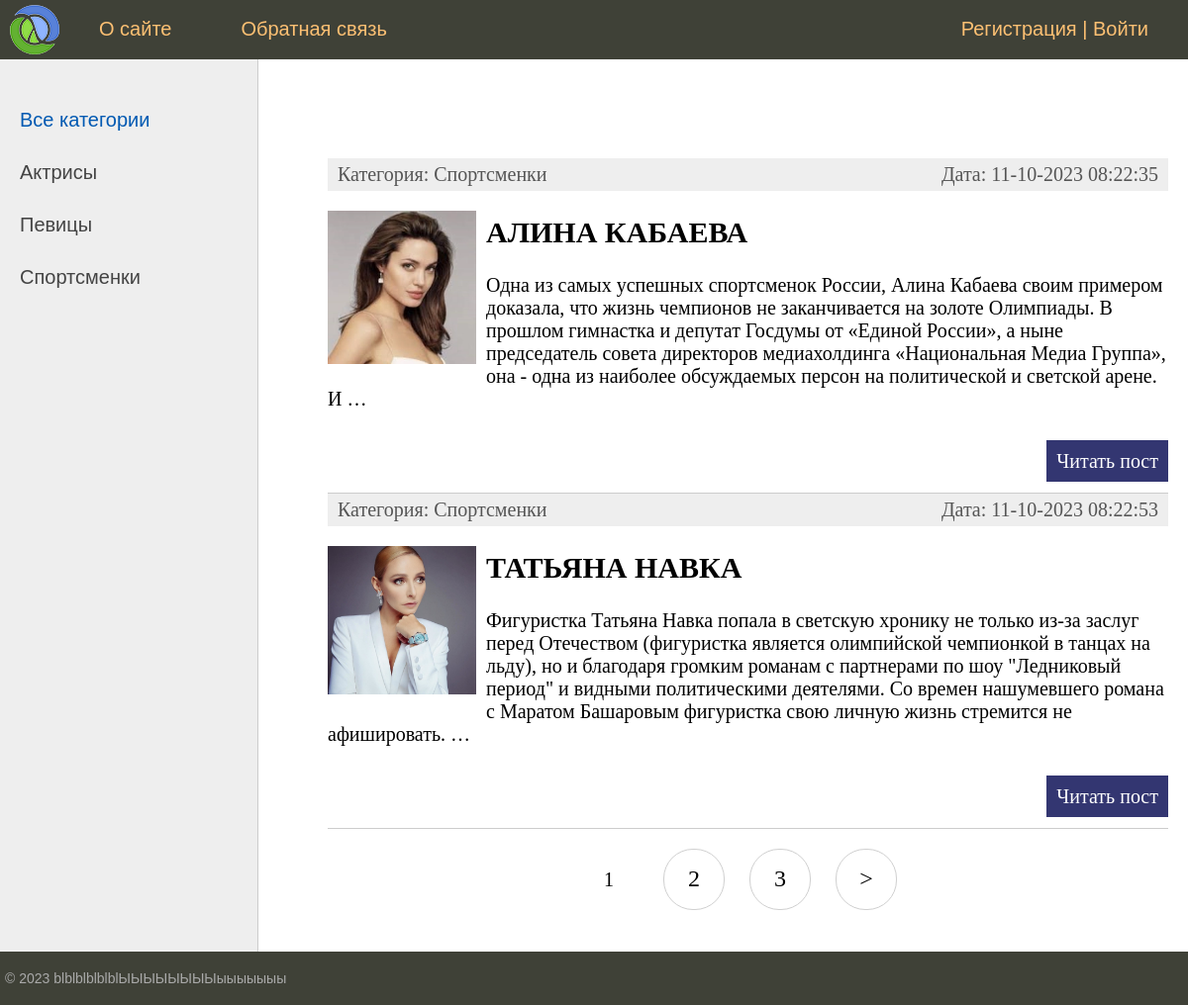
The page / on the database its author committed.
### women/models.py (models this page shows, shortened)
class Category(models.Model):
    name = models.CharField(max_length=100, db_index=True, verbose_name="Категория")
    slug = models.SlugField(max_length=255, unique=True, db_index=True, verbose_name="URL")
    def __str__(self):
        return self.name
    def get_absolute_url(self):
        return reverse('category', kwargs={'cat_slug': self.slug})
    class Meta:
        verbose_name = 'Категория'
        verbose_name_plural = 'Категории'
        ordering = ['id']

class Women(models.Model):
    title = models.CharField(max_length=255, verbose_name="Заголовок")
    slug = models.SlugField(max_length=255, unique=True, db_index=True, verbose_name="URL")
    content = models.TextField(blank=True, verbose_name="Текст статьи")
    photo = models.ImageField(upload_to="photos/%Y/%m/%d/", verbose_name="Фото")
    time_create = models.DateTimeField(auto_now_add=True, verbose_name="Время создания")
    time_update = models.DateTimeField(auto_now=True, verbose_name="Время изменения")
    is_published = models.BooleanField(default=True, verbose_name="Публикация")
    cat = models.ForeignKey('Category', on_delete=models.PROTECT, verbose_name="Категории")
    def get_absolute_url(self):
        return reverse('post', kwargs={'post_slug': self.slug})
    class Meta:
        verbose_name = 'Известные женщины'
        verbose_name_plural = 'Известные женщины'
        ordering = ['id']

### women/views.py (the view)
# urls.py: path('', WomenHome.as_view(), name='home'),
class WomenHome(DataMixin, ListView):
    model = Women
    template_name = 'women/index.html'
    context_object_name = 'posts'
    def get_context_data(self, *, object_list=None, **kwargs):
        context = super().get_context_data(**kwargs)
        c_def = self.get_user_context(title="Главная страница")
        return dict(list(context.items()) + list(c_def.items()))
    def get_queryset(self):
        return Women.objects.filter(is_published=True)

### women/utils.py (called while the page is built)
    def get_user_context(self, **kwargs):
        context = kwargs
        cats = Category.objects.annotate(Count('women'))
        user_menu = menu.copy()
        if not self.request.user.is_authenticated:
            user_menu.pop(1)
        context['menu'] = user_menu
        context['cats'] = cats
        if 'cat_selected' not in context:
            context['cat_selected'] = 0
        return context

### women/templates/women/index.html (shortened to what this page needs)
{% extends 'women/base.html' %}
{% block content %}
<ul class="list-articles">
	{% for p in posts %}
			<li><div class="article-panel">
	<p class="first">Категория: {{p.cat}}</p>
	<p class="last">Дата: {{p.time_update|date:"d-m-Y H:i:s"}}</p>
</div>
{% if p.photo %}
	<p><img class="img-article-left thumb" src="{{p.photo.url}}"></p>
{% endif %}
				<h2>{{p.title}}</h2>
	{% autoescape on %}
	{{p.content|linebreaks|truncatewords:50}}
	{% endautoescape %}
			<p class="link-read-post"><a href="{{ p.get_absolute_url }}">Читать пост</a></p>
			</li>
	{% endfor %}
</ul>
{% endblock %}

### women/templates/women/base.html (shortened to what this page needs)
{% load static %}
{% load women_tags %}
<!DOCTYPE html>
<html>
<head>
	<link type="text/css" href="{% static 'women/css/styles.css' %}" rel="stylesheet" />
</head>
<body>
<table class="table-page" border=0 cellpadding="0" cellspacing="0">
<tr><td valign=top>
{% block mainmenu %}
		<div class="header">
			<ul id="mainmenu" class="mainmenu">
			<li class="logo"><a href="{% url 'home' %}"><div class="logo"></div></a></li>
{% for m in menu %}
			<li><a href="{% url m.url_name %}">{{m.title}}</a></li>
{% endfor %}
				{% if request.user.is_authenticated %}
				<li class="last"> {{user.username}} | <a href="{% url 'logout' %}">Выйти</a></li>
				{% else %}
				<li class="last"><a href="{% url 'register' %}">Регистрация</a> | <a href="{% url 'login' %}">Войти</a></li>
				{% endif %}
			</ul>
		</div>
{% endblock mainmenu %}
<table class="table-content" border=0 cellpadding="0" cellspacing="0">
<tr>
	<td valign="top" class="left-chapters">
	<ul id="leftchapters">
{% if cat_selected == 0 %}
		<li class="selected">Все категории</li>
{% else %}
		<li><a href="{% url 'home' %}">Все категории</a></li>
{% endif %}
{% for c in cats %}
{% if c.women__count > 0 %}
	{% if c.pk == cat_selected %}
		<li class="selected">{{c.name}}</li>
	{% else %}
		<li><a href="{{ c.get_absolute_url }}">{{c.name}}</a></li>
	{% endif %}
{% endif %}
{% endfor %}
	</ul>
</td>
<td valign="top" class="content">
	<div class="content-text">
{% block content %}
{% endblock %}
{% if page_obj.has_other_pages %}
<nav class="list-pages">
    <ul>
        {% for p in paginator.page_range %}
		{% if page_obj.number == p %}
        <li class="page-num page-num-selected">{{ p }}</li>
		{% elif p >= page_obj.number|add:-2 and p <= page_obj.number|add:2  %}
        <li class="page-num">
            <a href="?page={{ p }}">{{ p }}</a>
        </li>
		{% endif %}
        {% endfor %}
{% if page_obj.has_next %}
<li class="page-num">
	<a href="?page={{ page_obj.next_page_number }}">&gt;</a>
</li>
{% endif %}
    </ul>
</nav>
{% endif %}
	</div>
</td></tr></table>
</td></tr>
<tr><td valign=top>
	<div id="footer">
		<p>&copy; 2023 blblblblblblЫЫЫЫЫЫЫЫыыыыыыы</p>
	</div>
</td></tr></table>
</body>
</html>

### women/static/women/css/styles.css (style rules this page uses)
html, body { font-family: 'Arial'; margin: 0; padding: 0; height: 100%; width: 100%; color: #444; }
a { color: #0059b2; text-decoration: none; }
img { max-width: 600px; height: auto; }
img.img-article-left { max-width: 300px; height: auto; float: left; padding: 0 10px 10px 0; }
img.img-article-left.thumb { max-width: 150px; height: auto; }
p.link-read-post { text-align: right; }
p.link-read-post a { padding: 10px; min-width: 100px; background: #333671; color: #fff; text-decoration: none; }
div.article-panel { background: #eee; padding: 5px 10px 5px 10px; box-sizing border-box; overflow: hidden; color: #555; }
div.article-panel p.first { margin: 0; float: left; }
div.article-panel p.last { margin: 0; float: right; }
ul.list-articles { list-style: none; margin: 0; padding: 0; }
ul.list-articles li { border-bottom: 1px solid #ccc; }
.table-page { width: 100%; height: 100%; vertical-align: top; }
.table-page tr { height: 100%; }
.header { background: #3F4137; height: 60px; }
.logo { background: url('../images/logo.png') no-repeat 10px 5px; width: 70px; height: 60px; }
ul.mainmenu { list-style: none; margin: 0; padding: 0; height: 60px; color: #fdc073; font-size: 20px; overflow: hidden; }
ul.mainmenu li { float: left; margin: 18px 40px 0 30px; }
ul.mainmenu li.logo { margin: 0; }
ul.mainmenu li.last { float: right; }
ul.mainmenu li a { color: #fdc073; text-decoration: none; }
.table-content { width: 100%; min-height: 100%; height: 100%; }
.left-chapters { margin: 0; background: #eee; border-right: 1px solid #ccc; min-height: 100%; }
.left-chapters ul { width: 230px; min-height: 100%; margin: 0; padding: 20px 10px 10px 20px; list-style: none; font-size: 20px; }
.left-chapters ul li { margin: 30px 0 0 0; color: #999; }
.left-chapters ul li.selected { color: #0059b2; }
.left-chapters ul li a { color: #444; text-decoration: none; }
.content { padding: 40px 20px 20px 40px; width: 100%; box-sizing: border-box; }
.content-text { margin: 60px 0 0 30px; color: #000; font-size: 20px; font-family: Yandex Sans Display Light; }
#footer { box-sizing: border-box; background: #3F4137; padding: 5px; color: #aaa; font-size: 14px; font-family: Verdana, Geneva, Arial, Helvetica; text-align: left; overflow: hidden; }
.list-pages { text-align: center; margin: 0 0 20px 0; }
.list-pages ul { margin: 20px 0 0 0; padding: 0; list-style: none; }
.list-pages ul li { display: inline-block; margin: 0 20px 0 0; }
.list-pages a { color: #000; font-size: 24px; text-decoration: none; }
.list-pages .page-num, .page-num-selected { display: inline-block; width: 60px; height: 44px; padding: 16px 0 0 0; border: 1px solid #d0d0d0; border-radius: 30px; }
.list-pages .page-num-selected { border: none; color: #000; font-size: 20px; }

### rows shown on the page
Category: name "Актрисы"
Category: name "Певицы"
Category: name "Спортсменки"
Women: cat "Спортсменки", time_update "11-10-2023 08:22:35", photo (picture), title "АЛИНА КАБАЕВА", content "Одна из самых успешных спортсменок России, Алина Кабаева своим примером доказала, что жизнь чемпионов не заканчивается на золоте Олимпиады. В прошлом гимнастка и депутат Госдумы от «Единой России», а ныне председатель совета директоров медиахолдинга «Национальная Медиа Группа», она - одна из наиболее обсуждаемых персон на политической и светской арене. И …"
Women: cat "Спортсменки", time_update "11-10-2023 08:22:53", photo (picture), title "ТАТЬЯНА НАВКА", content "Фигуристка Татьяна Навка попала в светскую хронику не только из-за заслуг перед Отечеством (фигуристка является олимпийской чемпионкой в танцах на льду), но и благодаря громким романам с партнерами по шоу \"Ледниковый период\" и видными политическими деятелями. Со времен нашумевшего романа с Маратом Башаровым фигуристка свою личную жизнь стремится не афишировать. …"

### other values the page prints
{{ m.title }} "О сайте" "Обратная связь"
{{ p }} "1"
{{ p }} "2" "3"
